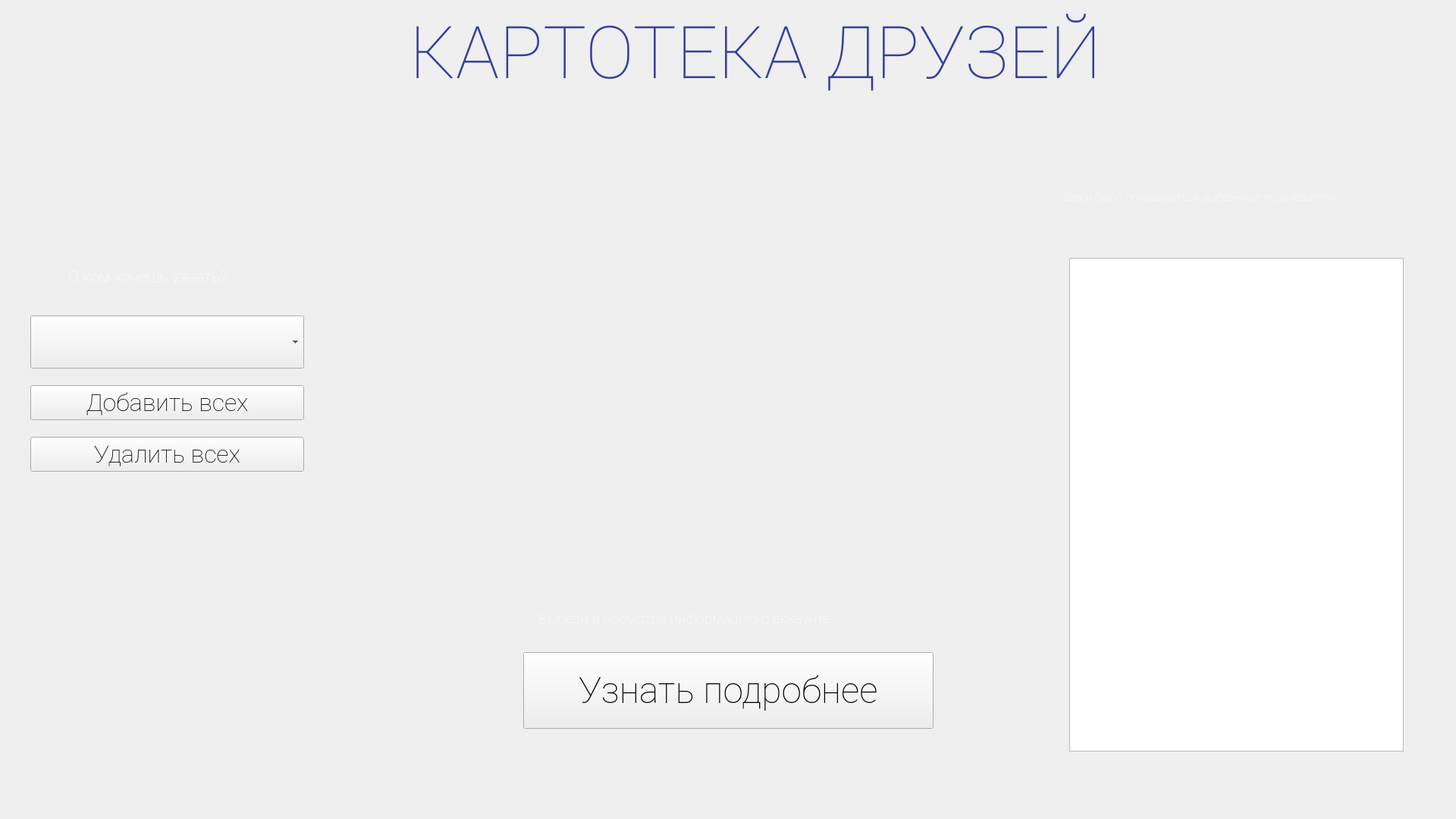
<?xml version="1.0" encoding="UTF-8"?>
<ui version="4.0">
 <class>Form</class>
 <widget class="QWidget" name="Form">
  <property name="geometry">
   <rect>
    <x>0</x>
    <y>0</y>
    <width>1920</width>
    <height>1080</height>
   </rect>
  </property>
  <property name="font">
   <font>
    <family>Roboto Thin</family>
    <pointsize>24</pointsize>
   </font>
  </property>
  <property name="windowTitle">
   <string>Form</string>
  </property>
  <widget class="QStackedWidget" name="pages">
   <property name="geometry">
    <rect>
     <x>0</x>
     <y>0</y>
     <width>1920</width>
     <height>1080</height>
    </rect>
   </property>
   <property name="currentIndex">
    <number>0</number>
   </property>
   <widget class="QWidget" name="page">
    <widget class="QLabel" name="background">
     <property name="geometry">
      <rect>
       <x>0</x>
       <y>0</y>
       <width>1920</width>
       <height>1080</height>
      </rect>
     </property>
     <property name="sizePolicy">
      <sizepolicy hsizetype="Expanding" vsizetype="Expanding">
       <horstretch>0</horstretch>
       <verstretch>0</verstretch>
      </sizepolicy>
     </property>
     <property name="styleSheet">
      <string notr="true">background-image: url(:/main/background.jpg);</string>
     </property>
     <property name="text">
      <string/>
     </property>
    </widget>
    <widget class="QLabel" name="name_project">
     <property name="geometry">
      <rect>
       <x>540</x>
       <y>0</y>
       <width>991</width>
       <height>141</height>
      </rect>
     </property>
     <property name="font">
      <font>
       <family>Impact</family>
       <pointsize>72</pointsize>
       <weight>50</weight>
       <bold>false</bold>
      </font>
     </property>
     <property name="text">
      <string>&lt;html&gt;&lt;head/&gt;&lt;body&gt;&lt;p&gt;&lt;span style=&quot; color:#343fa1;&quot;&gt;КАРТОТЕКА ДРУЗЕЙ&lt;/span&gt;&lt;/p&gt;&lt;/body&gt;&lt;/html&gt;</string>
     </property>
    </widget>
    <widget class="QListWidget" name="list_users">
     <property name="geometry">
      <rect>
       <x>1410</x>
       <y>340</y>
       <width>441</width>
       <height>651</height>
      </rect>
     </property>
    </widget>
    <widget class="QPushButton" name="pushButton_remove_everyone_info">
     <property name="geometry">
      <rect>
       <x>690</x>
       <y>860</y>
       <width>541</width>
       <height>101</height>
      </rect>
     </property>
     <property name="font">
      <font>
       <family>Roboto Thin</family>
       <pointsize>36</pointsize>
       <weight>50</weight>
       <bold>false</bold>
      </font>
     </property>
     <property name="cursor">
      <cursorShape>ArrowCursor</cursorShape>
     </property>
     <property name="text">
      <string>Узнать подробнее</string>
     </property>
    </widget>
    <widget class="QWidget" name="verticalLayoutWidget">
     <property name="geometry">
      <rect>
       <x>40</x>
       <y>400</y>
       <width>361</width>
       <height>241</height>
      </rect>
     </property>
     <layout class="QVBoxLayout" name="verticalLayout">
      <item>
       <widget class="QComboBox" name="users_all">
        <property name="sizePolicy">
         <sizepolicy hsizetype="Preferred" vsizetype="Preferred">
          <horstretch>0</horstretch>
          <verstretch>0</verstretch>
         </sizepolicy>
        </property>
        <property name="maximumSize">
         <size>
          <width>16777215</width>
          <height>70</height>
         </size>
        </property>
        <property name="font">
         <font>
          <family>Roboto Thin</family>
          <pointsize>20</pointsize>
         </font>
        </property>
        <property name="contextMenuPolicy">
         <enum>Qt::DefaultContextMenu</enum>
        </property>
        <property name="acceptDrops">
         <bool>false</bool>
        </property>
       </widget>
      </item>
      <item>
       <widget class="QPushButton" name="pushButton_add_everyone">
        <property name="text">
         <string>Добавить всех</string>
        </property>
       </widget>
      </item>
      <item>
       <widget class="QPushButton" name="pushButton_remove_everyone">
        <property name="text">
         <string>Удалить всех</string>
        </property>
       </widget>
      </item>
     </layout>
    </widget>
    <widget class="QLabel" name="label_selected">
     <property name="geometry">
      <rect>
       <x>1400</x>
       <y>220</y>
       <width>441</width>
       <height>81</height>
      </rect>
     </property>
     <property name="font">
      <font>
       <family>Roboto Thin</family>
       <pointsize>11</pointsize>
      </font>
     </property>
     <property name="text">
      <string>&lt;html&gt;&lt;head/&gt;&lt;body&gt;&lt;p&gt;&lt;span style=&quot; color:#ffffff;&quot;&gt;Здесь будут показываться выбранные пользователи&lt;/span&gt;&lt;/p&gt;&lt;/body&gt;&lt;/html&gt;</string>
     </property>
    </widget>
    <widget class="QLabel" name="user_info">
     <property name="geometry">
      <rect>
       <x>710</x>
       <y>790</y>
       <width>501</width>
       <height>51</height>
      </rect>
     </property>
     <property name="font">
      <font>
       <family>Roboto Thin</family>
       <pointsize>14</pointsize>
      </font>
     </property>
     <property name="contextMenuPolicy">
      <enum>Qt::DefaultContextMenu</enum>
     </property>
     <property name="text">
      <string>&lt;html&gt;&lt;head/&gt;&lt;body&gt;&lt;p&gt;&lt;span style=&quot; color:#ffffff;&quot;&gt;Выбери и посмотри информацию о аккаунте&lt;/span&gt;&lt;/p&gt;&lt;/body&gt;&lt;/html&gt;</string>
     </property>
    </widget>
    <widget class="QLabel" name="label_all">
     <property name="geometry">
      <rect>
       <x>90</x>
       <y>340</y>
       <width>281</width>
       <height>51</height>
      </rect>
     </property>
     <property name="font">
      <font>
       <family>Roboto Thin</family>
       <pointsize>18</pointsize>
      </font>
     </property>
     <property name="text">
      <string>&lt;html&gt;&lt;head/&gt;&lt;body&gt;&lt;p&gt;&lt;span style=&quot; font-size:16pt; color:#ffffff;&quot;&gt;О ком хочешь узнать?&lt;/span&gt;&lt;/p&gt;&lt;/body&gt;&lt;/html&gt;</string>
     </property>
    </widget>
    <zorder>background</zorder>
    <zorder>name_project</zorder>
    <zorder>list_users</zorder>
    <zorder>pushButton_remove_everyone_info</zorder>
    <zorder>verticalLayoutWidget</zorder>
    <zorder>user_info</zorder>
    <zorder>label_all</zorder>
    <zorder>label_selected</zorder>
   </widget>
   <widget class="QWidget" name="page_2"/>
  </widget>
 </widget>
 <resources>
  <include location="background.qrc"/>
 </resources>
 <connections/>
</ui>
